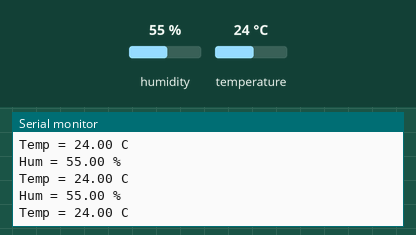
A sketch run on a simulated ESP8266 (NodeMCU). Shown: the last lines printed to the serial monitor. Inputs (shaded band) come from the test bench; at power-on: humidity 55 %, temperature 24 °C.

Above: at 3.8 s.
3.9 s: humidity set to 22 %
At 6.5 s:
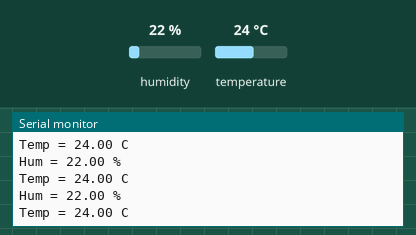
6.7 s: temperature set to 12 °C
At 7.9 s:
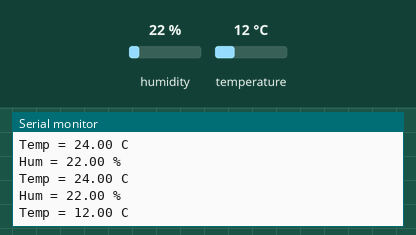
9.5 s: humidity set to 40 %
At 10.9 s:
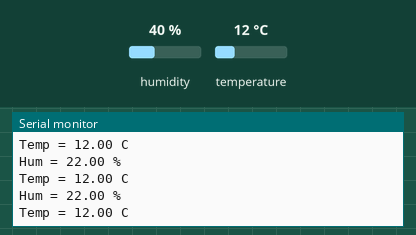
Timing chart, 0 to 12.5 s (numbered marks = the images above; inputs shaded):
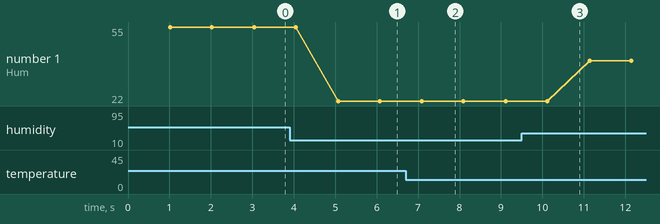

Measured:
- after the input at 3.9 s, the serial monitor: prints a new line after 1.2 s (image 1)
- after the input at 6.7 s, the serial monitor: prints a new line after 0.39 s (image 2)
- plotted number 1: 55 → 22 after the input at 3.9 s, 22 → 40 after the input at 9.5 s

The sketch:

humidity-sensor.ino
```cpp
#include <DHT.h>
#define DHTPIN D2
#define DHTTYPE DHT11

DHT dht(DHTPIN, DHTTYPE);

void setup() {
  Serial.begin(9600);
  dht.begin();

}

void loop() {

  delay(1000);
  float h = dht.readHumidity();
  float t = dht.readTemperature();
  Serial.print("Hum = ");
  Serial.print(h);
  Serial.println(" %");
  Serial.print("Temp = ");
  Serial.print(t);
  Serial.println(" C");
}
```
